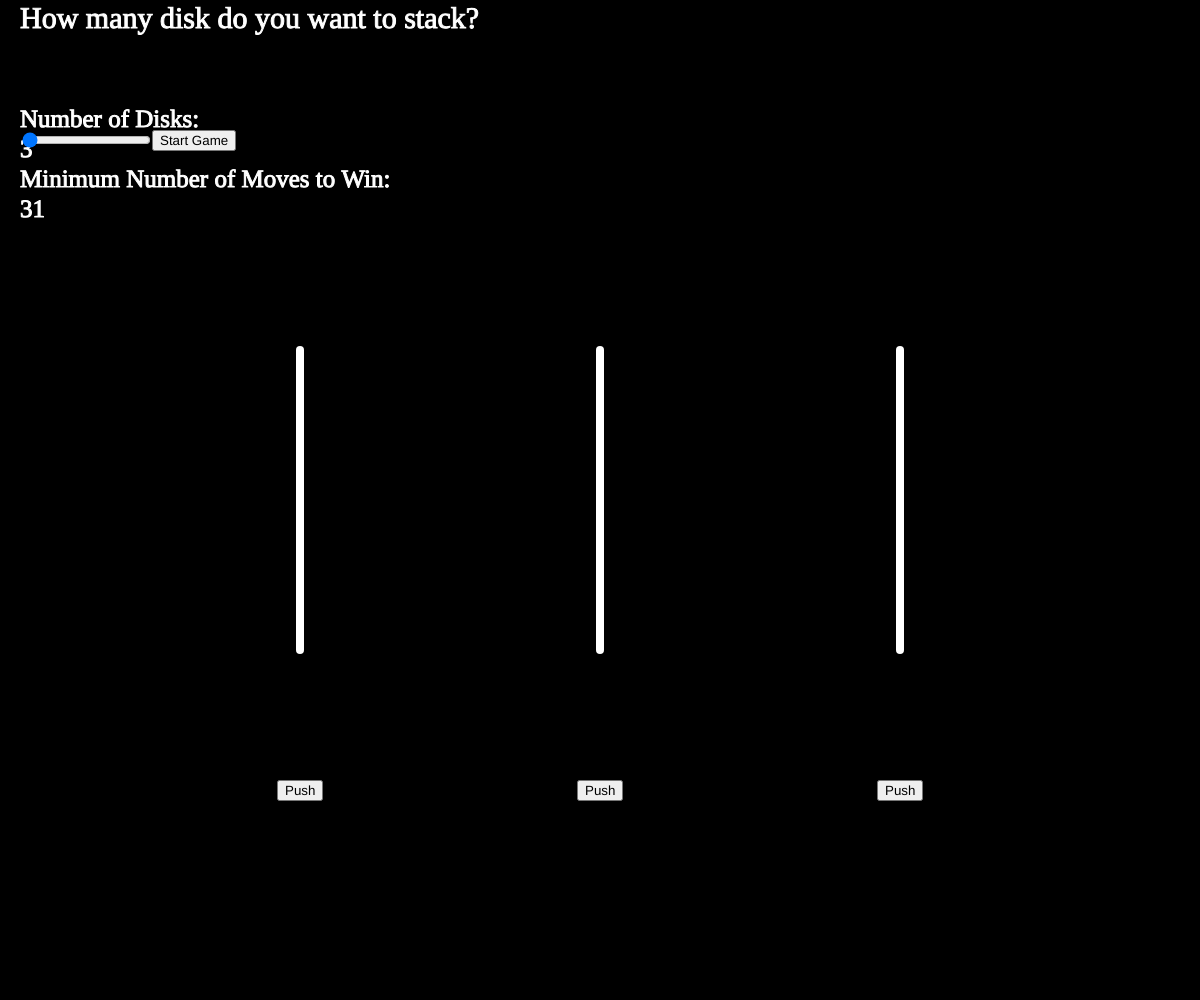
Frame 1 (no input)
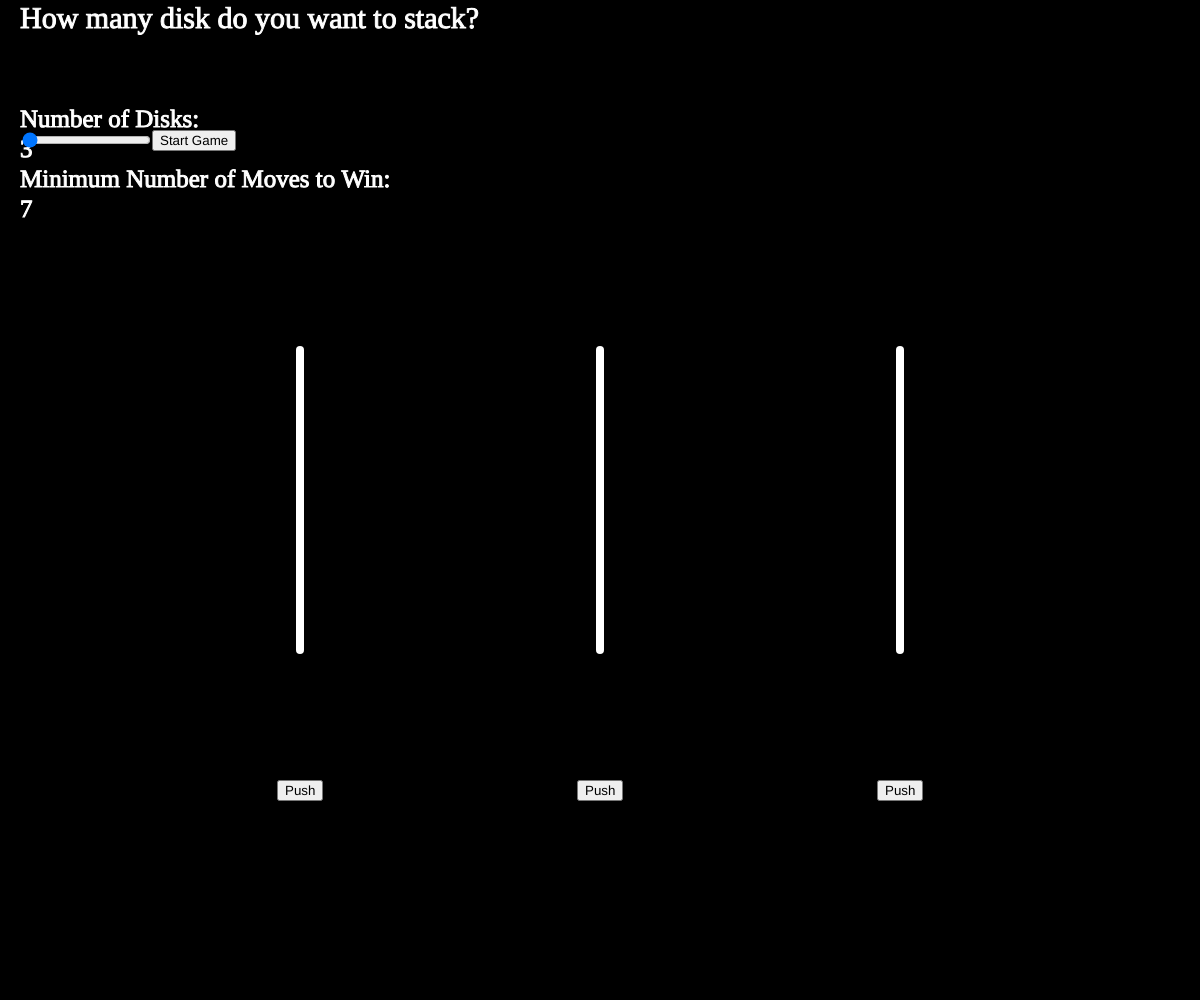
Frame 60 (no input)
Frame 120 (the mouse pressed at the canvas centre since frame 60): identical to frame 60, image omitted

The p5.js sketch that drew these frames (run headless with seeded random() and noise() and a simulated clock; from frame 60 on, the mouse is pressed at the canvas centre):

// p5.js sketch
// ── sketch.js
const DISK_HEIGHT = 30;
const DISK_WIDTH = 70;
let towers = [];
let button1, button2, button3;
var disk_container = null;
var error_message = null;
var moves = 0;
var NUM_DISKS;


function setup() {
  createCanvas(windowWidth, windowHeight);

  NUM_DISKS = 5;
  slider = createSlider(3,10,1);
  slider.position(20, 130);
  button4 = createButton('Start Game');
  button4.position(152, 130);
  button4.mousePressed(() => set_disks(towers[0], NUM_DISKS));

  towers[0] = new Tower(windowWidth/4, windowHeight/2 - 300/2, 300, NUM_DISKS);
  towers[1] = new Tower(windowWidth/2, windowHeight/2 - 300/2, 300, NUM_DISKS);
  towers[2] = new Tower((3 * windowWidth)/4, windowHeight/2 - 300/2, 300, NUM_DISKS);

  button1 = createButton('Push');
  button2 = createButton('Push');
  button3 = createButton('Push');
  button1.position(windowWidth/4 - button1.width/2, windowHeight/2 - 300/2 + 430);
  button2.position(windowWidth/2 - button2.width/2,  windowHeight/2 - 300/2 + 430);
  button3.position((3 * windowWidth)/4 - button3.width/2, windowHeight/2 - 300/2 + 430);
  button1.mousePressed(() => mouseHandling(towers[0]));
  button2.mousePressed(() => mouseHandling(towers[1]));
  button3.mousePressed(() => mouseHandling(towers[2]));
}

function draw() {
  background(0);

  winning_number = pow(2, NUM_DISKS) - 1; 

  NUM_DISKS = slider.value();
  textFont("Times New Romans");
  textSize(25);
  textAlign(LEFT, CENTER)
  fill(255);
  stroke(255);
  text("Number of Disks:", 20, 120);
  text(NUM_DISKS, 20, 150);
  text("Minimum Number of Moves to Win:", 20, 180);
  text(winning_number, 20, 210);
  if (moves != 0){
    text("Your Number of Moves:", 20, 240);
    text(moves-1, 20, 270);
  }

  if(towers[1].disks.length == NUM_DISKS || towers[2].disks.length == NUM_DISKS){
    winning_number = pow(2, NUM_DISKS) - 1;
    if(moves-1 == winning_number){
      fill("Blue");
      stroke("Blue");
      textSize(50);
      textAlign(CENTER, CENTER);
      text("You are Awesome!", windowWidth/2, 40);
    }
    else{
      fill("Blue");
      stroke("Blue");
      textSize(50);
      textAlign(CENTER, CENTER);
      var motivation = "Good Job! Try it in " + winning_number + " moves.";
      text(motivation, windowWidth/2, 40);
    }
  }

  if (moves != 0)
  {
    slider.hide();
    button4.hide();
  }
  
  
  if (moves == 0) {
    textFont('Times New Romans');
    textSize(30);
    textAlign(LEFT, CENTER)
    fill(255);
    text("How many disk do you want to stack?", 20, 20);
    
  }

  for(const tower of towers){
    tower.show();
  }

  if(disk_container != null){
    disk_container.show(windowWidth/2, 100, NUM_DISKS);
  }

  textFont('Times New Romans');
  textSize(30);
  textAlign(CENTER, CENTER);
  stroke("red");
  fill("red");
  if (error_message != null){
    len = error_message.length
    text(error_message, windowWidth/2, 20);
  }

}

class Tower{
  constructor(x,y,h,d){
    this.x = x;
    this.y = y;
    this.h = h;
    this.d = d;

    this.disks = [];
  }

  show(){
    strokeWeight(8);
    stroke(255);
    line(this.x, this.y, this.x, this.y + this.h)

    strokeWeight(1);
    for(let i = 0; i < this.disks.length; i++){
      const offset = -i * DISK_HEIGHT;
      const disk = this.disks[i];

      disk.show(this.x, this.y + this.h + offset, this.d);
    }
  }
}

function lg(n,b){
  return log(n) / log(b);
}

class Disk{
  constructor(size){
    this.size = size;
  }

  show(x,y,d){
    fill("red");
    stroke(0);

    const BASE = d/2;

    const w = DISK_WIDTH * lg(this.size + BASE, BASE);
    rect(x - w /2, y, w, DISK_HEIGHT)
  }
}

function mouseHandling(tower_number,){

  len = tower_number.disks.length

  if (disk_container == null){
    error_message = null;
    disk_container = tower_number.disks.pop();
  }else if (len == 0 || tower_number.disks[len -1].size > disk_container.size)
  {
    error_message = null;
    tower_number.disks.push(disk_container);
    disk_container = null;
    moves += 1;
  }else{
    error_message = "You cannot put a bigger disk on top of a smaller disk";
  }
}

function set_disks(place, numero){
  for(let i = numero; i -->0;){
    place.disks.push(new Disk(i));
    }
    moves +=1;
}

  
